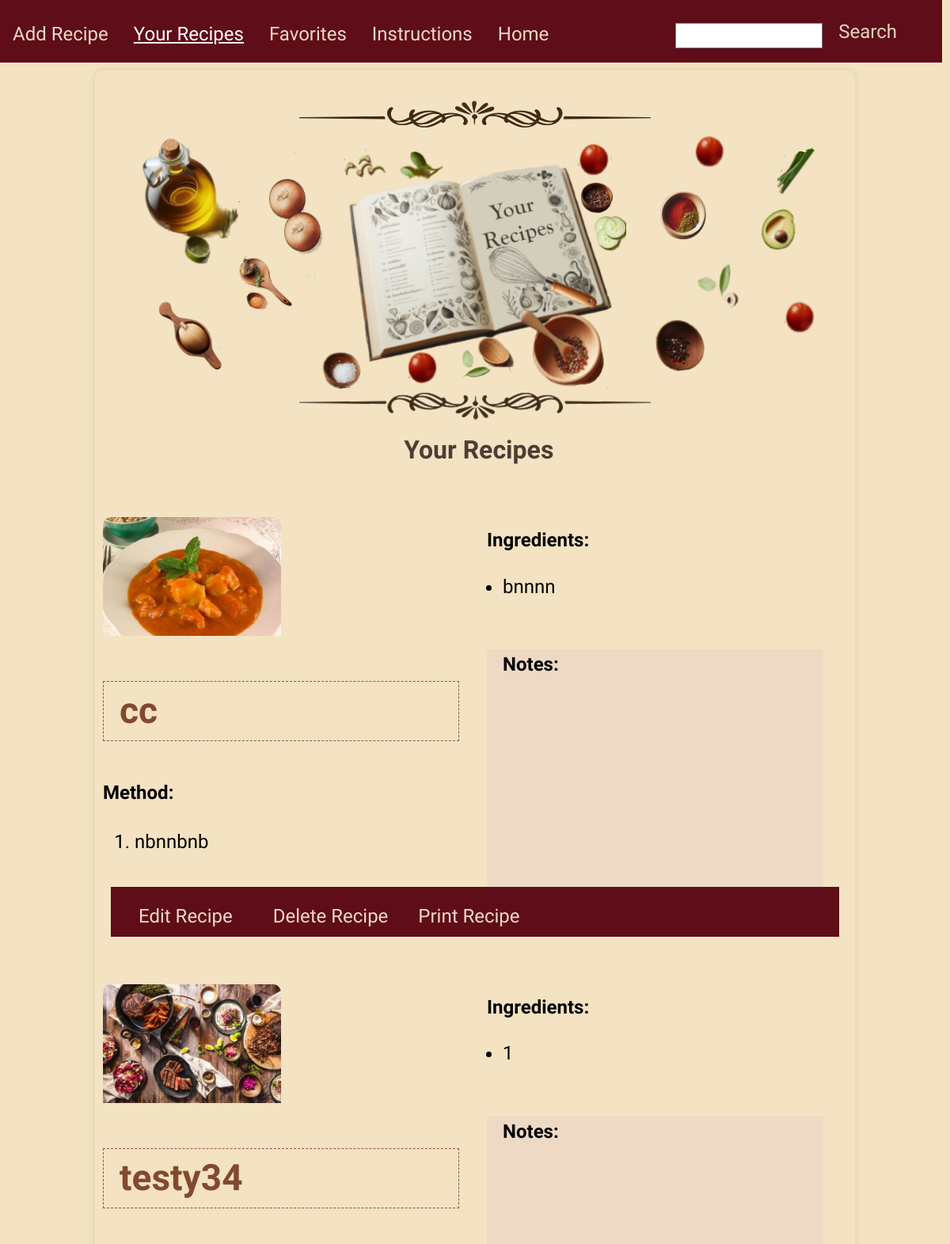
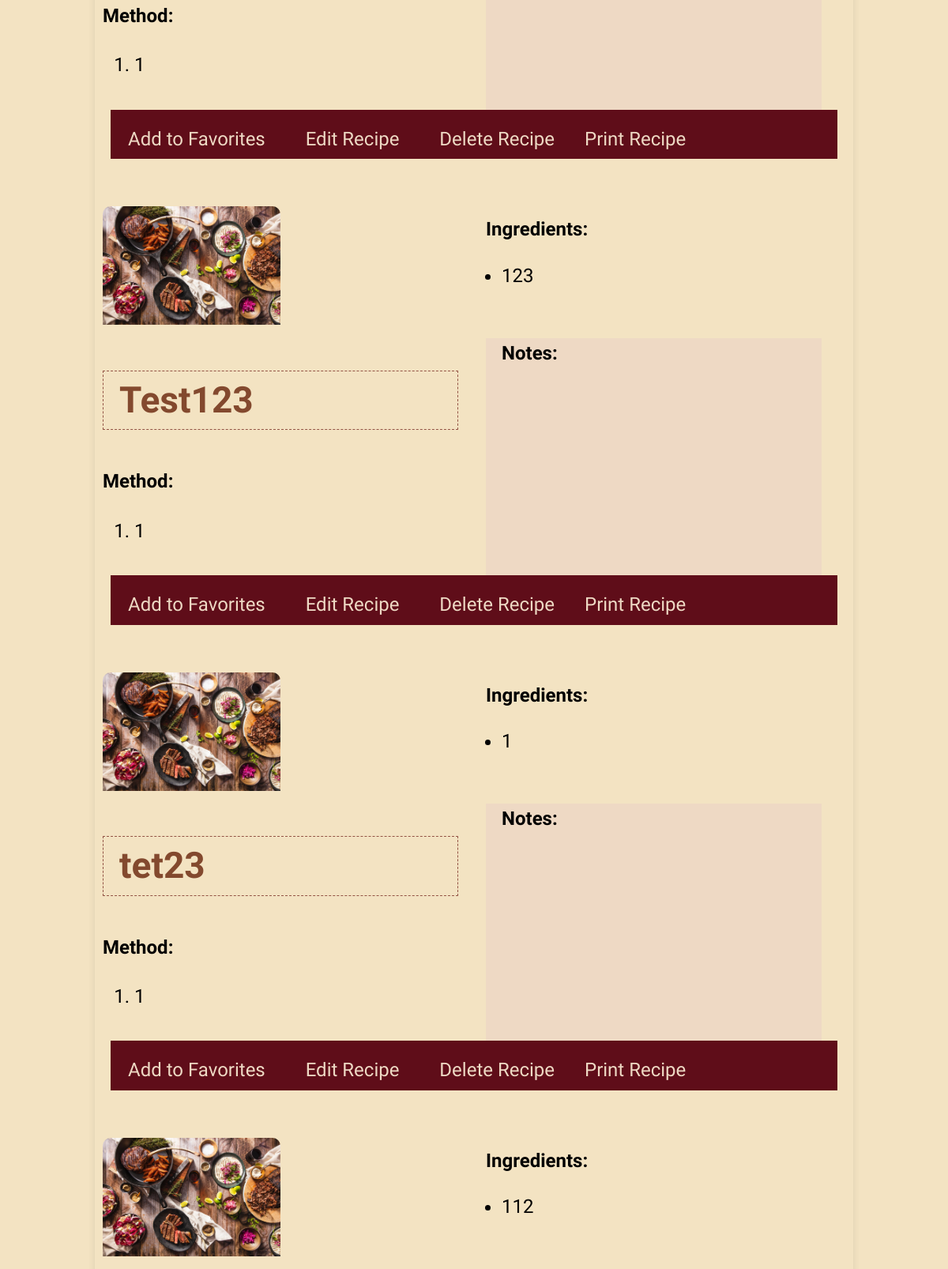
Page /your_recipes (signed in, upper part) on the committed database (2 pictures, top to bottom).
### tables this page shows
CREATE TABLE recipes (
                id INTEGER PRIMARY KEY AUTOINCREMENT,
                title TEXT NOT NULL,
                ingredients TEXT NOT NULL,
                instructions TEXT NOT NULL,
                notes TEXT,  -- Add the new column for notes
                user_id INTEGER, image TEXT,
                FOREIGN KEY (user_id) REFERENCES users (id)
            );

### build/views.py (the view)
@views.route('/your_recipes', methods=['GET'], endpoint='your_recipes')
def your_recipes():
    if 'user_id' not in session:
        flash('You need to log in first.')
        return redirect(url_for('views.login'))
    user_id = session['user_id']
    with db_connect() as connection:
        cursor = connection.cursor()
        cursor.execute('SELECT * FROM recipes WHERE user_id=?', (user_id,))
        recipes = cursor.fetchall()
        cursor.execute(
            'SELECT r.* FROM recipes r JOIN favorites f \
                ON r.id = f.recipe_id WHERE f.user_id=?',
            (user_id,))
        favorites = cursor.fetchall()
    return render_template('your_recipes.html',
                           recipes=recipes, favorites=favorites)

### build/__init__.py (called while the page is built)
def db_connect():
    if is_testing is False:
        conn = sqlite3.connect(DATABASE)
    else:
        conn = sqlite3.connect(TEST_DATABASE)
    return conn

### build/views.py (called while the page is built)
def find_match(target, favorites):
    for favorite in favorites:
        if target == favorite[0]:
            return True
    return False

### build/templates/your_recipes.html (shortened to what this page needs)
<!DOCTYPE html>
<html lang="en">
<head>
    <link rel="stylesheet" type="text/css" href="/static/styles/styles.css">
</head>
<body>
    {% include "nav.html" %}
    <div class="book-container" role="main">
        <div class="field-container">
            <img src="/static/images/border.png" alt="Border Image">
            <div class="your-recipes"></div>
            <img src="/static/images/borderb.png" alt="Border Image">
            <h1>Your Recipes</h1>
            <div class="recipes-grid" aria-label="List of Recipes">
                {% for recipe in recipes %}
                <div class="recipe-item">
                    <div id="printableArea{{ recipe[0] }}" class="recipe-container">
                        <div class="recipe-image">
                            {% if recipe[6] %}
                            <img src="{{ url_for('static', filename='uploads/' + recipe[6]) }}" alt="{{ recipe[1] }}">
                            {% else %}
                            <img src="{{ url_for('static', filename='default_image.jpg') }}" alt="Default Image">
                            {% endif %}
                            <p class="recipe-title"><strong>{{ recipe[1] }}</strong></p>
                            <div class="recipe-method">
                                <strong class="other-titles">Method:</strong>
                                {% if recipe[3] %}
                                <ol class="method-list">
                                    {% for step in recipe[3].split('\n') %}
                                    <li>{{ step }}</li>
                                    {% endfor %}
                                </ol>
                                {% endif %}
                            </div>
                        </div>
                        <div class="recipe-details">
                            <p><strong class="other-titles">Ingredients:</strong></p>
                            {% if recipe[2] %}
                            <ul>
                                {% for ingredient in recipe[2].split('\n') %}
                                <li>{{ ingredient }}</li>
                                {% endfor %}
                            </ul>
                            {% endif %}
                            <div class="notes">
                                <p><strong class="other-titles">Notes:</strong>
                                </p>
                            </div>
                        </div>
                    </div>
                    <div class="button-group">
                        {% if not recipe[0] | find_match(favorites) %}
                            <button onclick="addToFavorites({{ recipe[0] }})" class="button3-style" aria-label="Add to Favorites">Add to Favorites</button>
                        {% endif %}
                        <form method="get" action="{{ url_for('views.edit_recipe', recipe_id=recipe[0]) }}" style="display: inline;">
                            <input class="button3-style" type="submit" value="Edit Recipe" aria-label="Edit Recipe">
                        </form>
                        <form id="deleteForm{{ recipe[0] }}" method="post" action="{{ url_for('views.delete_recipe', recipe_id=recipe[0]) }}" style="display: inline;">
                            <input class="button3-style" type="button" value="Delete Recipe" onclick="confirmDelete({{ recipe[0] }})" aria-label="Delete Recipe">
                        </form>
                        <a class="button3-style" onclick="printPageArea({{ recipe[0] }})" aria-label="Print Recipe">Print Recipe</a>
                    </div>
                </div>
                {% endfor %}
            </div>
        </div>
    </div>
</body>
</html>

### build/static/styles/styles.css (style rules this page uses)
body { font-family: 'Indie Flower', Arial, sans-serif, cursive !important; line-height: 1.6; font-size: 24px; height: 100vh; margin: 0; background: #f3e3c2; background-size: cover; }
h1 { text-align: center; font-family: 'Indie Flower', Arial, sans-serif, cursive !important; color: #4e3d36; margin-top: 1%; margin-bottom: 1%; margin-left: 1%; font-size: 4rem; }
.button-group { background: url('/static/images/bookmark.png') no-repeat; overflow: hidden; font-size: 36px; margin: 5px 10px 5px 16px; padding-bottom: 28px; }
.button1-style, a.button2-style, .button3-style, input[type="file"]::file-selector-button { font-family: 'Indie Flower', Arial, sans-serif, cursive !important; cursor: pointer; }
.button3-style { width: auto; padding: 10px 7px; font-size: 24px; color: #eed9c4; margin-top: 28px; margin-left: 15px; background-color: #5f0d19; border: none; transition: background-color 0.3s ease, color 0.3s ease; }
.field-container { display: flex; flex-direction: column; align-items: center; justify-content: center; margin-bottom: 20px; padding-top: 10px; }
.book-container { width: 80%; min-height: 200px; max-height: 80%; padding-top: 25px; border-radius: 10px; box-shadow: 0 0 10px rgba(0, 0, 0, 0.1); overflow: auto; margin: auto; overflow-y: scroll }
.recipe-container { display: grid; grid-template-areas: "image name" "ingredients method"; grid-template-columns: 1fr 1fr; margin-top: 20px; margin-left: -20px; }
.recipes-grid { width: 100%; }
.recipe-item { margin: 10px; padding: 10px; overflow: hidden; }
.recipe-image { padding: 10px; }
.recipe-image img { width: 50%; height: auto; border-top-left-radius: 10px; border-top-right-radius: 10px; grid-area: image; }
.recipe-details { padding-left: 150px; }
.recipe-title { grid-area: name; font-family: 'Indie Flower', sans-serif cursive !important; font-size: 46px; color: #83492e; border: 1px dashed #935445; padding-inline: 20px; }
.recipe-method { margin-top: 10px; grid-area: method; }
.recipe-details p { margin: 20px; }
.recipe-details ul { margin-top: 0; }
.recipe-details strong { font-weight: bold; }
.notes { background-color: #eed9c4; margin-top: 60px; margin-right: 20px; margin-left: 20px; min-height: 300px; }
.your-recipes { background: url('/static/images/your_recipesl.png') center center; width: 90%; background-size: 100% 100%; padding-top: 150px; padding-bottom: 175px; margin-top: 2px; margin-bottom: 2px; }
input[type="submit"] { margin-top: 22px; padding: 1px 20px; background-color: #5f0d19; }
@media only screen and (max-width: 1400px) { .recipe-details { padding-left: 5px; } }
@media only screen and (max-width: 1600px) and (min-width: 810px) { .button-group { background-image: none; background-color: #5f0d19; overflow: hidden; font-size: 36px; margin: 0; padding-bottom: 0; } }
@media only screen and (max-width: 1600px) and (min-width: 810px) { .button3-style { padding: 10px 7px; font-size: 24px; margin-top: 0px; margin-left: 15px; } }
@media screen and (max-width: 1200px) { h1 { font-size: 2rem; } }

### rows in the picture
recipes: image (picture), title "cc", instructions "nbnnbnb", ingredients "bnnnn"
recipes: title "testy34", step "1", ingredient "1"
recipes: title "Test123", step "1", ingredients "123"
recipes: title "tet23", step "1", ingredient "1"
recipes: ingredients "112"
